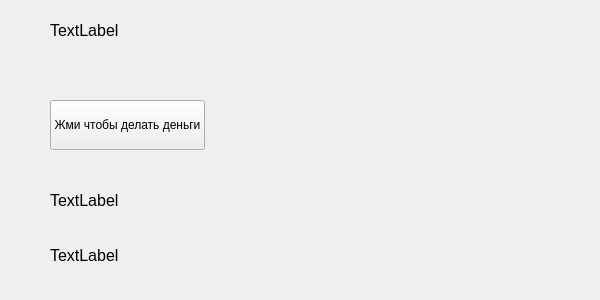
<?xml version="1.0" encoding="UTF-8"?>
<ui version="4.0">
 <class>ClickerWindow</class>
 <widget class="QMainWindow" name="ClickerWindow">
  <property name="geometry">
   <rect>
    <x>0</x>
    <y>0</y>
    <width>600</width>
    <height>300</height>
   </rect>
  </property>
  <property name="minimumSize">
   <size>
    <width>600</width>
    <height>300</height>
   </size>
  </property>
  <property name="maximumSize">
   <size>
    <width>600</width>
    <height>300</height>
   </size>
  </property>
  <property name="windowTitle">
   <string>BlackJack | Clicker</string>
  </property>
  <widget class="QWidget" name="centralwidget">
   <widget class="QLabel" name="labelTimeRemaining">
    <property name="geometry">
     <rect>
      <x>50</x>
      <y>10</y>
      <width>161</width>
      <height>41</height>
     </rect>
    </property>
    <property name="font">
     <font>
      <pointsize>12</pointsize>
     </font>
    </property>
    <property name="text">
     <string>TextLabel</string>
    </property>
   </widget>
   <widget class="QPushButton" name="clickButton">
    <property name="geometry">
     <rect>
      <x>50</x>
      <y>100</y>
      <width>155</width>
      <height>50</height>
     </rect>
    </property>
    <property name="text">
     <string>Жми чтобы делать деньги</string>
    </property>
   </widget>
   <widget class="QLabel" name="labelClicks">
    <property name="geometry">
     <rect>
      <x>50</x>
      <y>180</y>
      <width>161</width>
      <height>41</height>
     </rect>
    </property>
    <property name="font">
     <font>
      <pointsize>12</pointsize>
     </font>
    </property>
    <property name="text">
     <string>TextLabel</string>
    </property>
   </widget>
   <widget class="QLabel" name="labelReward">
    <property name="geometry">
     <rect>
      <x>50</x>
      <y>230</y>
      <width>171</width>
      <height>51</height>
     </rect>
    </property>
    <property name="font">
     <font>
      <pointsize>12</pointsize>
     </font>
    </property>
    <property name="text">
     <string>TextLabel</string>
    </property>
   </widget>
  </widget>
 </widget>
 <resources/>
 <connections/>
</ui>
